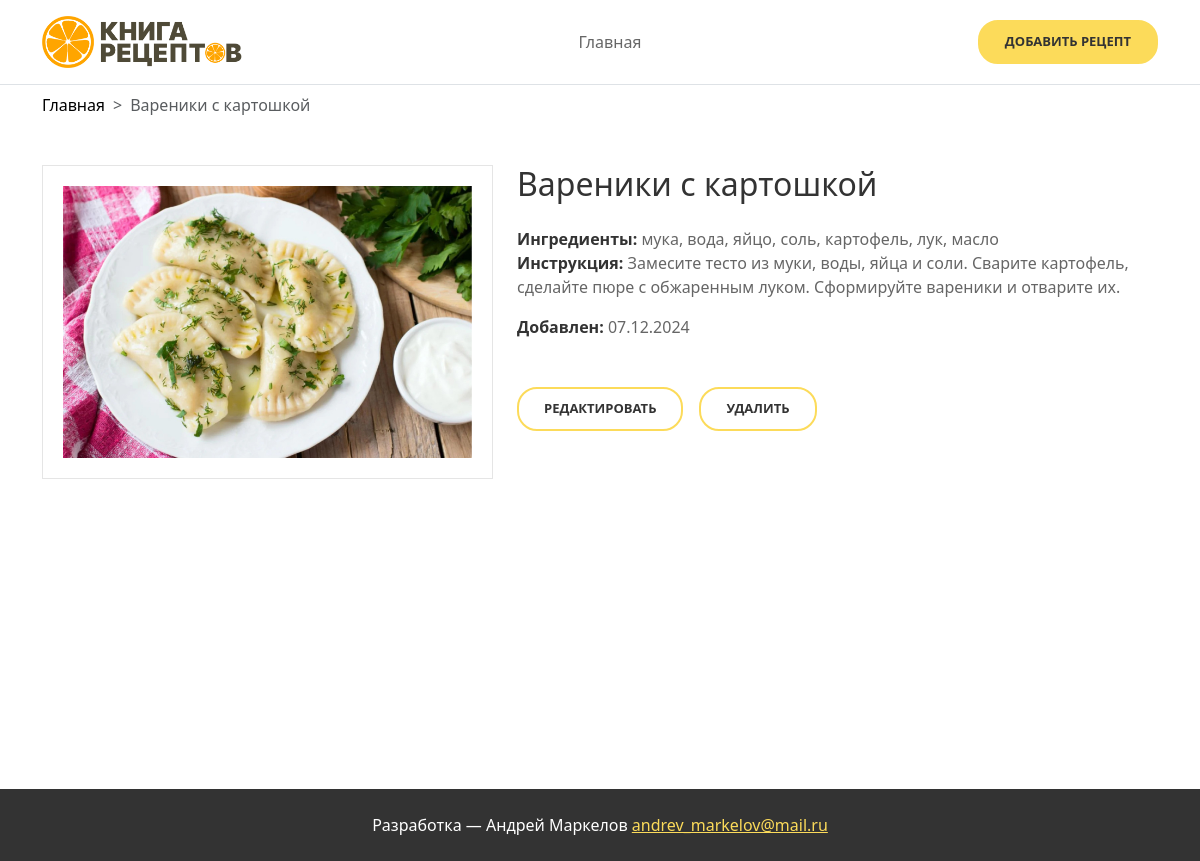
Page /recipe/vareniki-s-kartoshkoy on the committed database.
### tables this page shows
CREATE TABLE `recipes` (
  `id` int NOT NULL,
  `title` varchar(255) NOT NULL,
  `slug` varchar(255) NOT NULL,
  `ingredients` text NOT NULL,
  `instructions` text NOT NULL,
  `image_path` varchar(255) DEFAULT NULL,
  `created_at` timestamp NULL DEFAULT CURRENT_TIMESTAMP,
  `updated_at` timestamp NULL DEFAULT CURRENT_TIMESTAMP ON UPDATE CURRENT_TIMESTAMP
);

### app/Controllers/RecipeController.php (called while the page is built, shortened)
<?php
require_once __DIR__ . '/../Models/Recipe.php';
class RecipeController
{
    public function show(string $slug): void
    {
        $recipe = Recipe::findBySlug($slug);
        include __DIR__ . '/../Views/recipes/show.php';
    }
}

### routes/web.php (called while the page is built, shortened)
<?php
require_once __DIR__ . '/../app/Controllers/RecipeController.php';
return [
    '/' => function () {
        $controller = new RecipeController();
        $controller->index();
    },
    '/recipe/create' => function () {
        $controller = new RecipeController();
        $controller->create();
    },
    '/recipe/store' => function () {
        $controller = new RecipeController();
        $controller->store();
    },
    '/recipe/{slug}' => function ($slug) {
        $controller = new RecipeController();
        $controller->show($slug);
    },
    '/recipe/{slug}/edit' => function ($slug) {
        $controller = new RecipeController();
        $controller->edit($slug);
    },
    '/recipe/{slug}/update' => function ($slug) {
        $controller = new RecipeController();
        $controller->update($slug);
    },
    '/recipe/{slug}/delete' => function ($slug) {
        $controller = new RecipeController();
        $controller->delete($slug);
    },
    '/recipes' => function () {
        $controller = new RecipeController();
        $controller->filter();
    },
];

### app/Models/Recipe.php (called while the page is built, shortened)
<?php
class Recipe
{
    public static function findBySlug(string $slug): ?array
    {
        $db = self::getDB();
        $stmt = $db->prepare('SELECT * FROM recipes WHERE slug = :slug');
        $stmt->execute([':slug' => $slug]);
        $recipe = $stmt->fetch(PDO::FETCH_ASSOC);
        return $recipe ?: null;
    }
    private static function getDB(): PDO
    {
        $config = include __DIR__ . '/../../config/database.php';
        $dsn = "mysql:host={$config['host']};port={$config['port']};dbname={$config['database']};charset={$config['charset']}";
        return new PDO($dsn, $config['username'], $config['password']);
    }
}

### app/Views/recipes/show.php (the view, shortened to what this page needs)
<div class="container pt-2 pb-5">
    <nav style="--bs-breadcrumb-divider: '>';" aria-label="breadcrumb" class="mb-5">
        <ol class="breadcrumb">
            <li class="breadcrumb-item"><a href="/" class="text-black">Главная</a></li>
            <li class="breadcrumb-item active" aria-current="page"><?php echo htmlspecialchars($recipe['title']); ?></li>
        </ol>
    </nav>
    <div class="row">
        <div class="col-md-5 mb-4">
            <div class="recipe-image">
                <img src="/public/assets/images/recipe-images/<?php echo htmlspecialchars($recipe['image_path']); ?>" alt="<?php echo htmlspecialchars($recipe['title']) ?>">
            </div>
        </div>
        <div class="col-md-7 mb-4">
            <div class="recipe-detail">
                <h1 class="h2 text-sm-start text-center mb-4"><?php echo htmlspecialchars($recipe['title']); ?></h1>
                <p class="mb-0"><strong>Ингредиенты:</strong> <?php echo htmlspecialchars($recipe['ingredients']); ?></p>
                <p><strong>Инструкция:</strong> <?php echo htmlspecialchars($recipe['instructions']); ?></p>
                <p><strong>Добавлен:</strong> <?php echo date('d.m.Y', strtotime($recipe['created_at'])); ?></p>
                <div class="d-flex align-items-center flex-wrap gap-3 mt-5">
                    <a href="/recipe/<?php echo htmlspecialchars($recipe['slug']); ?>/edit" class="btn-default">Редактировать</a>
                    <button type="button" class="btn-default" data-bs-toggle="modal" data-bs-target="#deleteModal">
                        Удалить
                    </button>
                </div>
            </div>
        </div>
    </div>
</div>
<?php $content = ob_get_clean();
include __DIR__ . '/../layouts/app.php'; ?>

### public/index.php (shortened to what this page needs)
<?php
require_once __DIR__ . '/../app/Controllers/RecipeController.php';
$routes = require_once __DIR__ . '/../routes/web.php';
$requestUri = strtok($_SERVER['REQUEST_URI'], '?');
if (array_key_exists($requestUri, $routes)) {
    $routeMatched = true;
    $routes[$requestUri]();
} else {
    foreach ($routes as $route => $handler) {
        $pattern = preg_replace('/\{([a-zA-Z0-9_]+)\}/', '([^/]+)', $route);
        $pattern = "#^" . $pattern . "$#";
        if (preg_match($pattern, $requestUri, $matches)) {
            array_shift($matches);
            $handler(...$matches);
            break;
        }
    }
}

### app/Views/layouts/header.php
<header class="header border-bottom">
    <div class="container py-3">
        <div class="d-flex justify-content-between align-items-center header-content">
            <a href="/" class="header-logo">
                <img src="/public/assets/images/logo.png" alt="Книга рецептов">
            </a>
            <nav class="header-nav">
                <ul class="list-unstyled mb-0">
                    <li><a href="/">Главная</a></li>
                </ul>
            </nav>
            <a href="/recipe/create" class="btn-header">Добавить рецепт</a>
        </div>
    </div>
</header>

### app/Views/layouts/footer.php
<footer class="footer">
    <div class="container py-4">
        <p class="text-center mb-0">Разработка — Андрей Маркелов <a href="mailto:andrev_markelov@mail.ru">andrev_markelov@mail.ru</a></p>
    </div>
</footer>

### public/assets/css/styles.css (style rules this page uses)
:root { --white: #ffffff; --sunshine: #fcdb5a; --gray-medium: #666666; --gray-dark: #333333; }
a { text-decoration: none; display: inline-block; }
.btn-default { border-radius: 20px; font-weight: 700; padding: 10px 25px; font-size: 13px; color: var(--gray-dark); border: 2px solid var(--sunshine); background-color: transparent; text-transform: uppercase; transition: 0.3s all; }
.header-logo img { width: 200px; height: auto; }
.header-nav a { position: relative; color: var(--gray-medium); }
.header-nav a:after { position: absolute; display: block; content: ''; width: 0; height: 2px; background-color: var(--sunshine); transition: 0.3s all; }
.btn-header { font-size: 13px; font-weight: 700; padding: 10px 25px; border-radius: 20px; color: var(--gray-dark); text-transform: uppercase; border: 2px solid var(--sunshine); background-color: var(--sunshine); transition: 0.3s all; }
.recipe-image { display: flex; justify-content: center; align-items: center; padding: 20px; border: 1px solid #e5e5e5; overflow: hidden; }
.recipe-image img { width: 400px; height: 400px; object-fit: cover; }
.recipe-detail h1 { color: var(--gray-dark); }
.recipe-detail p { color: var(--gray-medium); }
.recipe-detail p strong { color: var(--gray-dark); }
.footer { color: var(--white); background-color: var(--gray-dark); }
.footer a { color: var(--sunshine); text-decoration: underline; }
@media screen and (max-width: 1200px) { .recipe-image img { width: 100%; height: 100%; } }

### rows in the picture
recipes: title "Вареники с картошкой", image_path (picture), ingredients "мука, вода, яйцо, соль, картофель, лук, масло", instructions "Замесите тесто из муки, воды, яйца и соли. Сварите картофель, сделайте пюре с обжаренным луком. Сформируйте вареники и отварите их.", created_at "07.12.2024"
